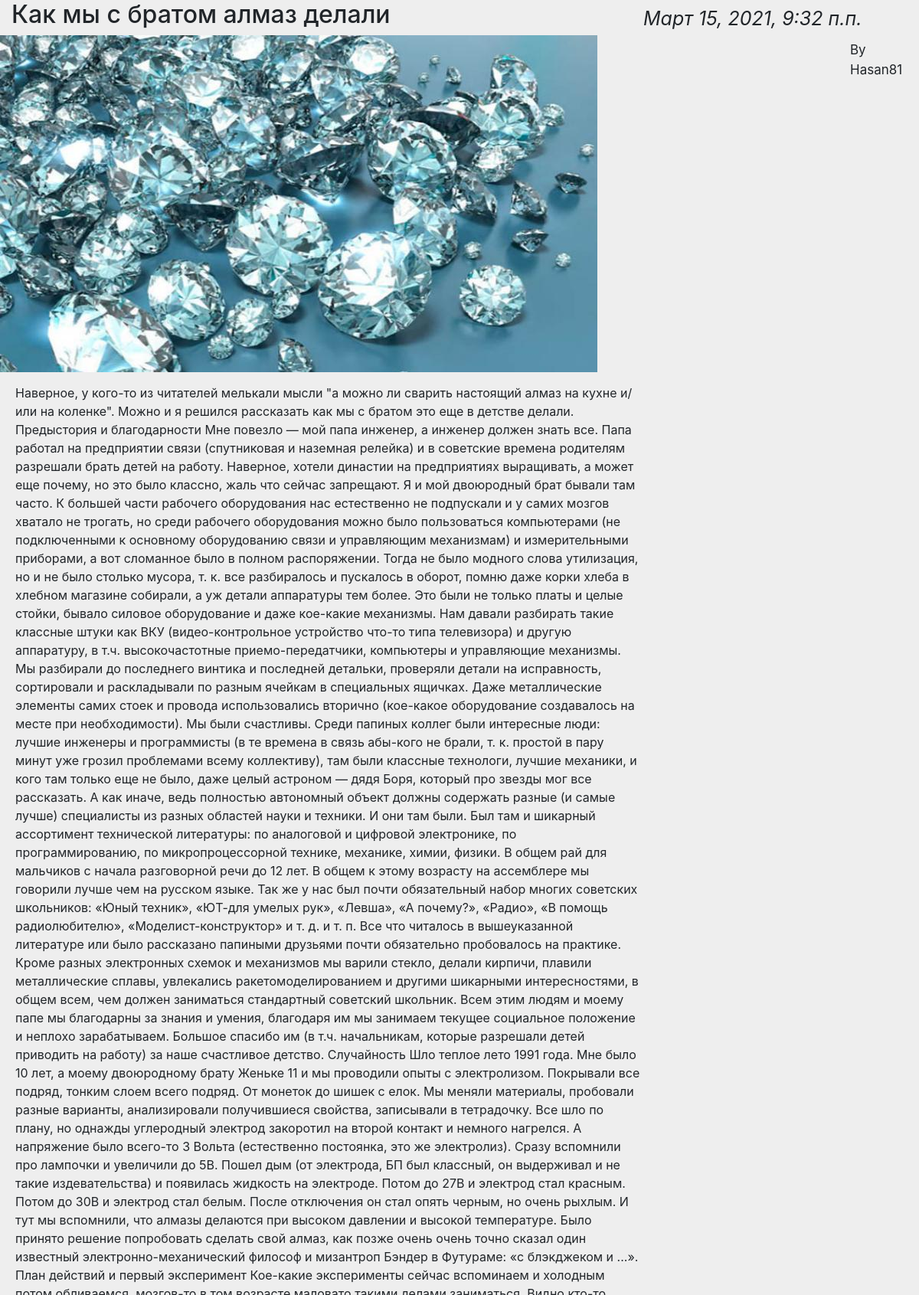
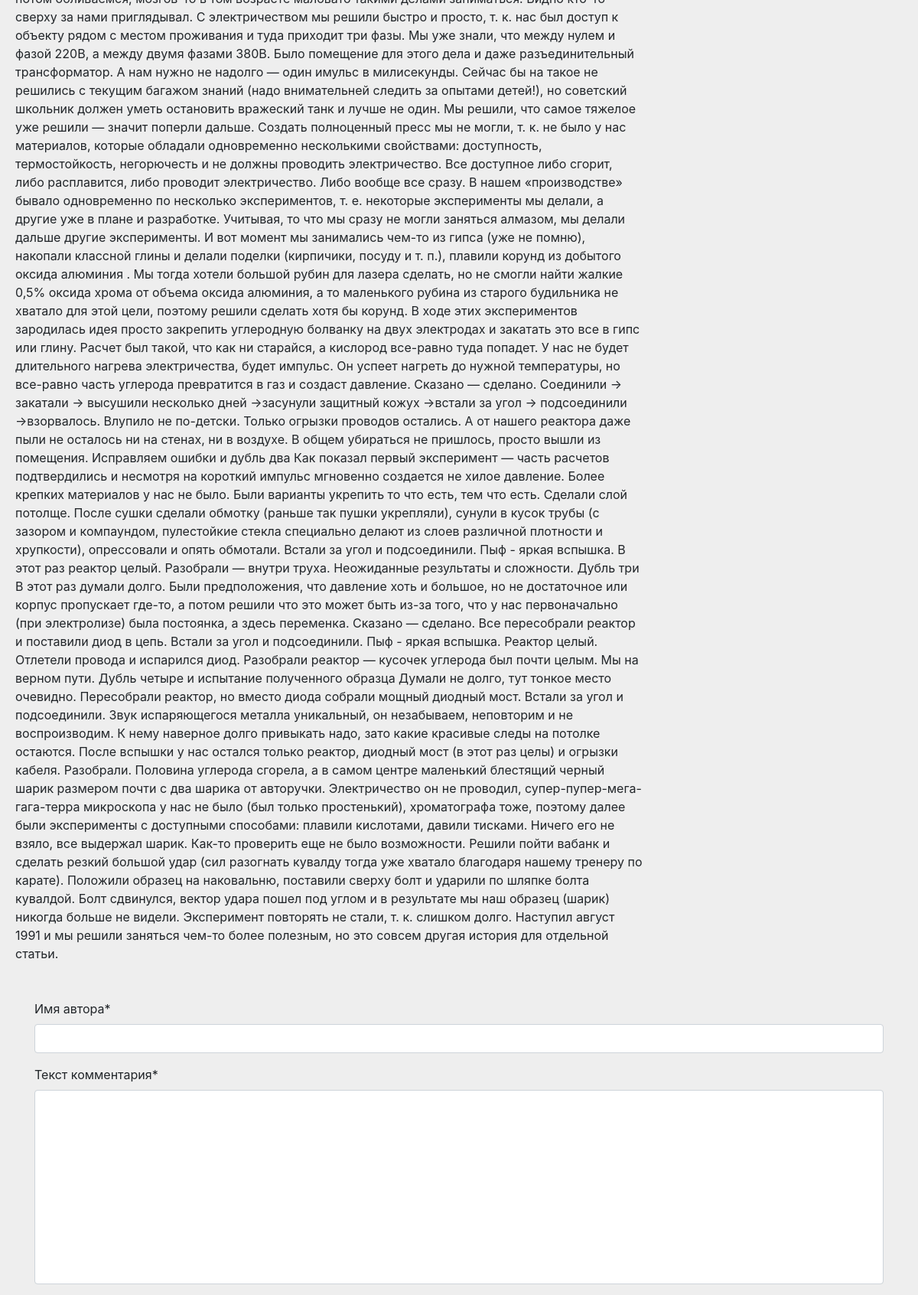
Page /14/ (upper part) on the committed database (2 pictures, top to bottom).
### myFirst/apps/articles/models.py (models this page shows, shortened)
class Article(models.Model):
    article_title = models.CharField('название статьи', max_length=200, default='')
    article_text = models.TextField('текст статьи', default='')
    pub_date = models.DateTimeField('дата публикации', auto_now_add=True)
    author_name = models.CharField('имя автора', max_length=55, default='')
    article_image = models.ImageField(upload_to='img', default='')
    def was_published_recently(self):
        return self.pub_date >= (timezone.now() - datetime.timedelta(days=7))

### myFirst/apps/articles/views.py (the view, shortened to what this page needs)
# urls.py: path('<int:article_id>/', views.detail, name='detail'),
@csrf_exempt
def detail(request, article_id):
    try:
        a = Article.objects.get(id=article_id)
    except:
        return render(request, 'articles/404.html', {'static': STATIC_URL, })
    form = CommentForm()
    data = {}
    article = Article.objects.get(id = article_id)
    comments_list = article.comment_set.all()
    comments = reversed(comments_list)
    return render(request, 'articles/detail.html', {'article': article, 'comments':comments, 'form': form, 'static': STATIC_URL, })

### myFirst/apps/articles/forms.py
class CommentForm(forms.ModelForm):
    class Meta:
        model = Comment
        fields = ('comment_author', 'comment_text')

### myFirst/templates/articles/detail.html (shortened to what this page needs)
{% extends 'base.html' %}
{% load crispy_forms_tags %}
{% block content %}
<link rel="stylesheet" href="{{static}}articles/css/detail.css">
<div class="float-sm-left" style="width: 70%;"><h2 style="padding-left: 15px;">{{article.article_title}}</h2></div>
<div style="float: left; margin-top: 6px; font-size:25px;"><em>{{article.pub_date}}</em>
</div>
<div id="author_name" style="margin-right:30px; position:absolute; left: 1110px; top: 53px; font-size: 17px;">
By {{article.author_name}}
</div>
<div id="article_image">
{% if article.article_image %}
<img src="{{article.article_image.url}}" alt="" style="max-width: 1100px; max-height: 700px;">
{% endif %}
</div>
<div style="padding-left: 20px; padding-top: 15px; width: 70%;">{{article.article_text}}</div>
{% if comments %}
<div class="container mt-5">
    <div class="d-flex justify-content-center row">
        <div class="col-md-12">
            <form id="cmForm">
                {{form|crispy}}
            </form>
{% endif %}
</div>
</div>
</div>
{% endblock %}

### myFirst/apps/articles/static/articles/css/detail.css (style rules this page uses)
body { background: #eee }
.textarea { resize: none }

### rows in the picture
Article: article_title "Как мы с братом алмаз делали", pub_date "Март 15, 2021, 9:32 п.п.", author_name "Hasan81", article_image (picture), article_text "Наверное, у кого-то из читателей мелькали мысли \"а можно ли сварить настоящий алмаз на кухне и/или на коленке\". Можно и я решился рассказать как мы с братом это еще в детстве делали. Предыстория и благодарности Мне повезло — мой папа инженер, а инженер должен знать все. Папа работал на предприятии связи (спутниковая и наземная релейка) и в советские времена родителям разрешали брать детей на работу. Наверное, хотели династии на предприятиях выращивать, а может еще почему, но это было классно, жаль что сейчас запрещают. Я и мой двоюродный брат бывали там часто. К большей части рабочего оборудования нас естественно не подпускали и у самих мозгов хватало не трогать, но среди рабочего…"
